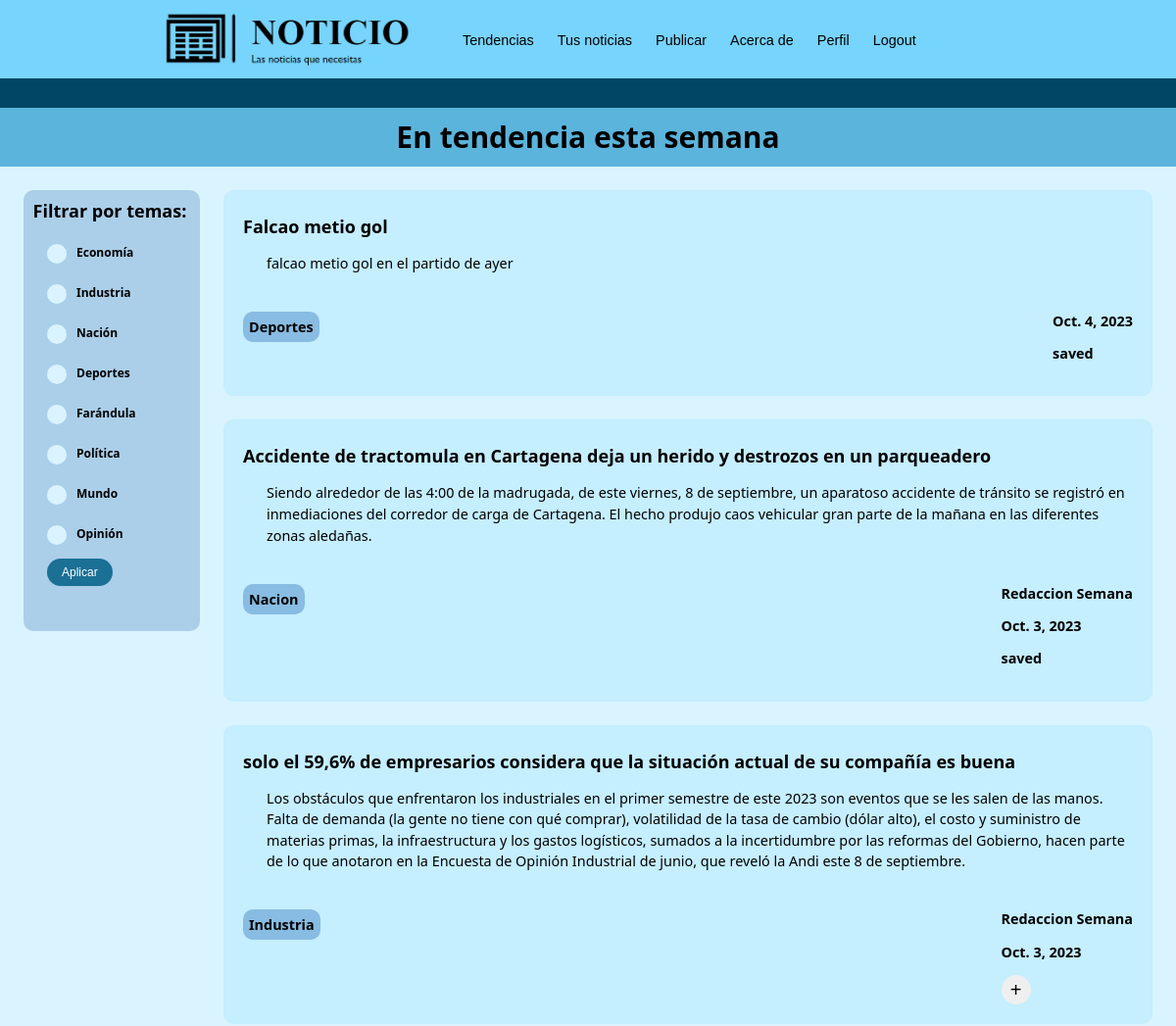
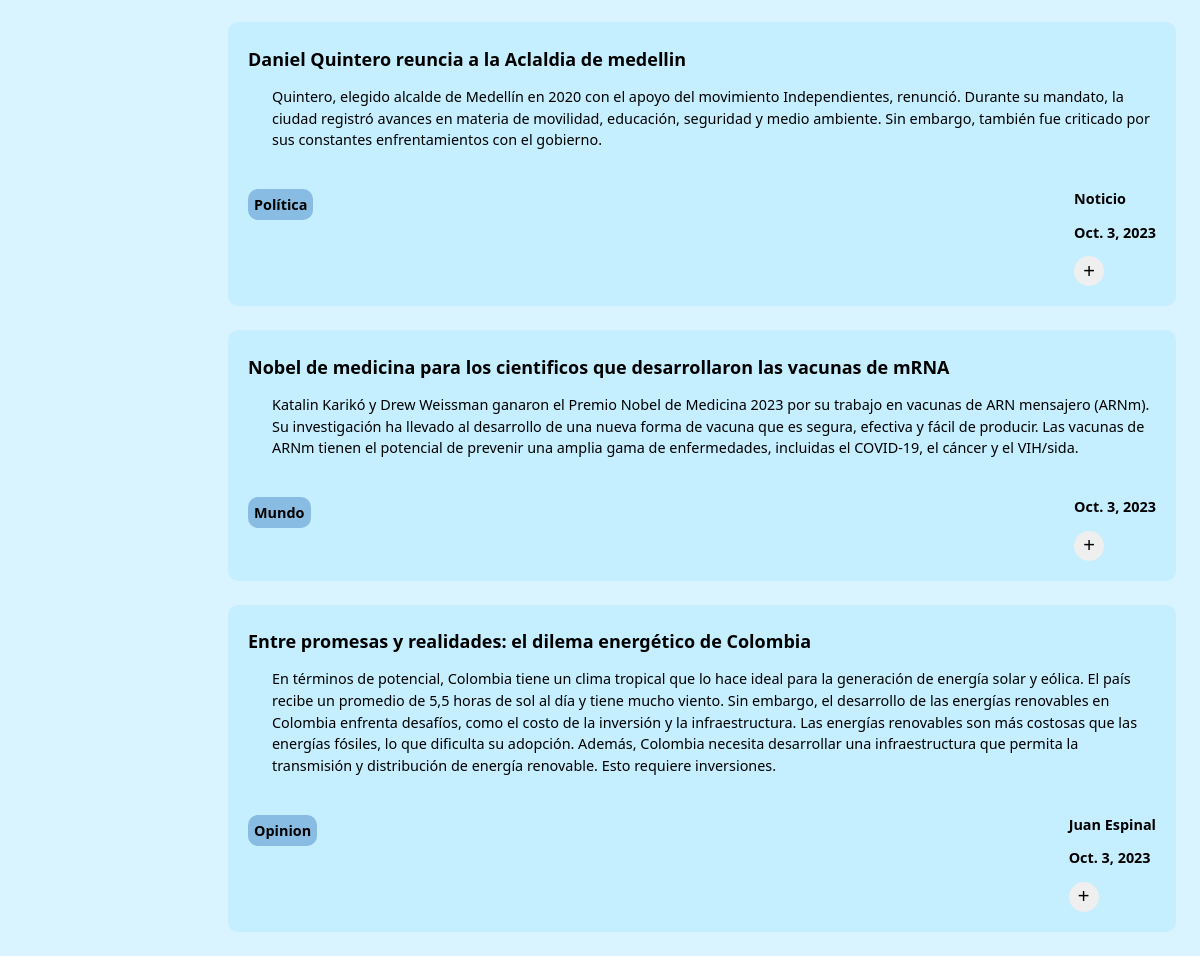
Page / (signed in) on the committed database (2 pictures, top to bottom).
### main/models.py (models this page shows, shortened)
class Noticia(models.Model):
    TAGS = (
        ('Nacion','Nacion'),
        ("Industria","Industria"),
        ("Economia","Economia"),
        ("Deportes","Deportes"),
        ("Farandula","Farandula"),
        ("Política","Política"),
        ("Mundo","Mundo"),
        ("Opinion","Opinion"),
    )
    autor = models.CharField(max_length=30)
    tags = models.CharField(max_length=50, choices = TAGS)
    titulo = models.TextField(max_length=200)
    resumen = models.TextField(max_length=600)
    fecha = models.DateField(auto_now=True)
    user = models.ForeignKey('CustomUser', on_delete=models.CASCADE,null=True,blank=True)
    url = models.CharField(max_length=200, null=True, blank = True)
    contenido = models.TextField(max_length=4000,null=True)
    class Meta:
        ordering = ["fecha"]

### main/views.py (the view, shortened to what this page needs)
# urls.py: path('',views.tendencias),
def tendencias(request):
    tags = ['Nacion','Industria', 'Economia', 'Deportes', 'Farandula','Política','Mundo','Opinion']
    applied_tags = []
    for tag in tags:
        if request.GET.get(tag):
            applied_tags.append(tag)
    noticias = Noticia.objects.all().order_by('fecha').reverse()
    if applied_tags == []:
        applied_tags = tags
    if request.method == 'GET':
        return render(request, "main/tendencias.html", {"noticias":noticias, "applied_tags":applied_tags})

### main/templates/main/tendencias.html (shortened to what this page needs)
{% extends 'main/layouts/nav1.html' %}
{% block content %}
<div id="subtitulo" class="contenedor-subtitulo">
    <p class="subtitle">En tendencia esta semana</p>
</div>
<div class="fondo">
    <div style="display: flex; flex-direction: column">
        <div id="filtros" class="filtros">
            <p class="subtitle2">Filtrar por temas:</p>
            <form class="form-filtros" method="get">
                <input type="checkbox" name = "Economia" class="form-checkbox" id="eco">
                <label for="eco" class="form-option">Economía</label><br><br>
                <input type="checkbox" name = "Industria" class="form-checkbox" id="ind">
                <label for="ind" class="form-option">Industria</label><br><br>
                <input type="checkbox" name = "Nacion" class="form-checkbox" id="nac">
                <label for="nac" class="form-option">Nación</label><br><br>
                <input type="checkbox" name = "Deportes" class="form-checkbox" id="dep">
                <label for="dep" class="form-option">Deportes</label><br><br>
                <input type="checkbox" name = "Farandula" class="form-checkbox" id="far">
                <label for="far" class="form-option">Farándula</label><br><br>
                <input type="checkbox" name = "Politica" class="form-checkbox" id="pol">
                <label for="pol" class="form-option">Política</label><br><br>
                <input type="checkbox" name = "Mundo" class="form-checkbox" id="mun">
                <label for="mun" class="form-option">Mundo</label><br><br>
                <input type="checkbox" name = "Opinion" class="form-checkbox" id="op">
                <label for="op" class="form-option">Opinión</label><br>
                <input type="submit" class="submit-btn" value="Aplicar">
            </form>
        </div>
    </div>
    <div class="contenedor-noticias">
        {% for noticia in noticias %}
        {% if noticia.tags in applied_tags %}
        <div class="noticia">
            {% if noticia.url == null %}
            <a class="titulo-noticia" href = '/noticia/{{noticia.id}}' target = "_blank"><h2>{{noticia.titulo}}</h2></a>
            {% else %}
            <a class="titulo-noticia" href = {{noticia.url}} target = "_blank"><h2>{{noticia.titulo}}</h2></a>
            {% endif %}
            <article class="bloque-texto">{{noticia.resumen}}</article>
            <div class="info-noticia">
                <p class="tag-noticia">{{noticia.tags}}</p>
                <div>
                    <p>{{noticia.autor}}</p>
                    <p>{{noticia.fecha}}</p>
                    {% if user.is_authenticated %}
                        {%if not noticia in user.saved_news.all %}
                        <form class="guardar" method="post">
                            <input type="submit" value="+" class="save-btn">
                        </form>
                        {% else %}
                        <p>saved</p>
                        {% endif %}
                    {% endif %}
                </div>
            </div>
        </div>
        {% endif %}
        {% endfor %}
    </div>
</div>
{% endblock %}

### main/static/clases.css (style rules this page uses)
html { scroll-behavior: smooth; }
body { margin: 0px; font-family: system-ui, -apple-system, BlinkMacSystemFont, 'Segoe UI', Roboto, Oxygen, Ubuntu, Cantarell, 'Open Sans', 'Helvetica Neue', sans-serif; min-height: 100vh; background-color: #D9F4FF; }
a { text-decoration: none; color: #1B7095; }
.bloque-texto { padding-left: 2vw; line-height: 1.5; margin-bottom: 2vw; border-radius: 10px; font-size: max(13px, 1.2vw) }
.contenedor-subtitulo { display: flex; justify-content: center; align-items: center; background-color: #5BB4DB; width: 100%; height: 5vw; min-height: 40px; }
.contenedor-noticias { margin-top: 2vw; width: 100%; }
.titulo-noticia { text-decoration: none; color: black; font-size: max(10px, 1vw); }
.subtitle { font-size: max(20px, 2.5vw); font-weight: 700; margin: 0px; }
.subtitle2 { padding: 0.8vw; font-size: 1.5vw; font-weight: 700; margin: 0px; }
.form-filtros { padding-left: 2vw; padding-top: 1vw; font-size: 1vw; font-weight: 600; width: inherit; height: 25vw; }
.form-checkbox { appearance: none; -webkit-appearance: none; -moz-appearance: none; width: 20px; height: 20px; background-color: #D9F4FF; border-radius: 50%; outline: none; margin: 0px; font-size: auto; }
.form-option { position: absolute; padding-left: 10px; }
.fondo { display: flex; background-color: #D9F4FF; height: 100%; }
.filtros { position: sticky; background-color: #ABCFE9; margin: 2vw; top: 20px; width: 15vw; height: 30vw; min-height: 450px; border-radius: 10px; }
.noticia { background-color: #C5EEFF; border-radius: 10px; margin-bottom: 2vw; margin-right: 2vw; padding: 20px; padding-top: 10px; }
.info-noticia { display: flex; justify-content: space-between; font-weight: 600; font-size: max(13px, 1.2vw); }
.tag-noticia { background-color: #88BCE2; border-radius: 10px; align-self: baseline; padding: max(6px, 0.5vw); }
.submit-btn { background-color: #1B7095; border-radius: 15px; color: white; border: #D9F4FF; margin-top: 10px; font-size: inherit; padding: 7px; padding-left: 15px; padding-right: 15px; }
.save-btn { width: 30px; height: 30px; font-size: 20px; border: none; border-radius: 50% }

### rows in the picture
Noticia: titulo "Falcao metio gol", resumen "falcao metio gol en el partido de ayer", tags "Deportes", fecha "Oct. 4, 2023", shows "saved"
Noticia: titulo "Accidente de tractomula en Cartagena deja un herido y destrozos en un parqueadero", resumen "Siendo alrededor de las 4:00 de la madrugada, de este viernes, 8 de septiembre, un aparatoso accidente de tránsito se registró en inmediaciones del corredor de carga de Cartagena. El hecho produjo caos vehicular gran parte de la mañana en las diferentes zonas aledañas.", tags "Nacion", autor "Redaccion Semana", fecha "Oct. 3, 2023", shows "saved"
Noticia: titulo "solo el 59,6% de empresarios considera que la situación actual de su compañía es buena", resumen "Los obstáculos que enfrentaron los industriales en el primer semestre de este 2023 son eventos que se les salen de las manos. Falta de demanda (la gente no tiene con qué comprar), volatilidad de la tasa de cambio (dólar alto), el costo y suministro de materias primas, la infraestructura y los gastos logísticos, sumados a la incertidumbre por las reformas del Gobierno, hacen parte de lo que anotaron en la Encuesta de Opinión Industrial de junio, que reveló la Andi este 8 de septiembre.", tags "Industria", autor "Redaccion Semana", fecha "Oct. 3, 2023"
Noticia: titulo "Daniel Quintero reuncia a la Aclaldia de medellin", resumen "Quintero, elegido alcalde de Medellín en 2020 con el apoyo del movimiento Independientes, renunció. Durante su mandato, la ciudad registró avances en materia de movilidad, educación, seguridad y medio ambiente. Sin embargo, también fue criticado por sus constantes enfrentamientos con el gobierno.", tags "Política", autor "Noticio", fecha "Oct. 3, 2023"
Noticia: titulo "Nobel de medicina para los cientificos que desarrollaron las vacunas de mRNA", resumen "Katalin Karikó y Drew Weissman ganaron el Premio Nobel de Medicina 2023 por su trabajo en vacunas de ARN mensajero (ARNm). Su investigación ha llevado al desarrollo de una nueva forma de vacuna que es segura, efectiva y fácil de producir. Las vacunas de ARNm tienen el potencial de prevenir una amplia gama de enfermedades, incluidas el COVID-19, el cáncer y el VIH/sida.", tags "Mundo", fecha "Oct. 3, 2023"
Noticia: titulo "Entre promesas y realidades: el dilema energético de Colombia", resumen "En términos de potencial, Colombia tiene un clima tropical que lo hace ideal para la generación de energía solar y eólica. El país recibe un promedio de 5,5 horas de sol al día y tiene mucho viento. Sin embargo, el desarrollo de las energías renovables en Colombia enfrenta desafíos, como el costo de la inversión y la infraestructura. Las energías renovables son más costosas que las energías fósiles, lo que dificulta su adopción. Además, Colombia necesita desarrollar una infraestructura que permita la transmisión y distribución de energía renovable. Esto requiere inversiones.", tags "Opinion", autor "Juan Espinal", fecha "Oct. 3, 2023"
